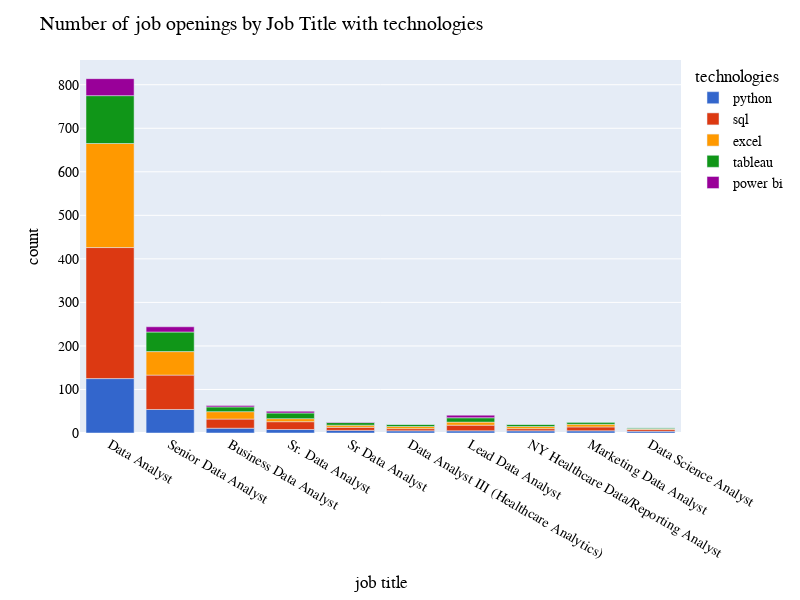

Write notebook code for a chart like this one.
### Code cell
fig = px.bar(df_technology, x='Job Title', y=['python', 'sql', 'excel', 'tableau',
                                             'power bi'],
            color_discrete_sequence=px.colors.qualitative.G10)

fig.update_layout(
    
    height=600, width=800, title_text='Number of job openings by Job Title with technologies',
    xaxis_title='job title', yaxis_title="count",
    legend_title='technologies',
    
    font=dict(
            family="Courier New, monospace",
            size=14,
            color="black"
        
))

### Figure 1 — Plotly figure (JSON) as saved in the notebook; plotly's stock layout.template omitted (floating-point values rounded to 4 significant figures)
{"data": [{"alignmentgroup": "True", "hovertemplate": "variable=python<br>Job Title=%{x}<br>value=%{y}<extra></extra>", "legendgroup": "python", "marker": {"color": "#3366CC", "pattern": {"shape": ""}}, "name": "python", "offsetgroup": "python", "orientation": "v", "showlegend": true, "textposition": "auto", "type": "bar", "x": ["Data Analyst", "Senior Data Analyst", "Business Data Analyst", "Sr. Data Analyst", "Sr Data Analyst", "Data Analyst III (Healthcare Analytics)", "Lead Data Analyst", "NY Healthcare Data/Reporting Analyst", "Marketing Data Analyst", "Data Science Analyst"], "xaxis": "x", "y": [125, 54, 11, 8, 6, 5, 5, 5, 5, 4], "yaxis": "y"}, {"alignmentgroup": "True", "hovertemplate": "variable=sql<br>Job Title=%{x}<br>value=%{y}<extra></extra>", "legendgroup": "sql", "marker": {"color": "#DC3912", "pattern": {"shape": ""}}, "name": "sql", "offsetgroup": "sql", "orientation": "v", "showlegend": true, "textposition": "auto", "type": "bar", "x": ["Data Analyst", "Senior Data Analyst", "Business Data Analyst", "Sr. Data Analyst", "Sr Data Analyst", "Data Analyst III (Healthcare Analytics)", "Lead Data Analyst", "NY Healthcare Data/Reporting Analyst", "Marketing Data Analyst", "Data Science Analyst"], "xaxis": "x", "y": [301, 79, 21, 18, 7, 5, 13, 5, 9, 4], "yaxis": "y"}, {"alignmentgroup": "True", "hovertemplate": "variable=excel<br>Job Title=%{x}<br>value=%{y}<extra></extra>", "legendgroup": "excel", "marker": {"color": "#FF9900", "pattern": {"shape": ""}}, "name": "excel", "offsetgroup": "excel", "orientation": "v", "showlegend": true, "textposition": "auto", "type": "bar", "x": ["Data Analyst", "Senior Data Analyst", "Business Data Analyst", "Sr. Data Analyst", "Sr Data Analyst", "Data Analyst III (Healthcare Analytics)", "Lead Data Analyst", "NY Healthcare Data/Reporting Analyst", "Marketing Data Analyst", "Data Science Analyst"], "xaxis": "x", "y": [239, 54, 17, 7, 5, 5, 7, 5, 6, 2], "yaxis": "y"}, {"alignmentgroup": "True", "hovertemplate": "variable=tableau<br>Job Title=%{x}<br>value=%{y}<extra></extra>", "legendgroup": "tableau", "marker": {"color": "#109618", "pattern": {"shape": ""}}, "name": "tableau", "offsetgroup": "tableau", "orientation": "v", "showlegend": true, "textposition": "auto", "type": "bar", "x": ["Data Analyst", "Senior Data Analyst", "Business Data Analyst", "Sr. Data Analyst", "Sr Data Analyst", "Data Analyst III (Healthcare Analytics)", "Lead Data Analyst", "NY Healthcare Data/Reporting Analyst", "Marketing Data Analyst", "Data Science Analyst"], "xaxis": "x", "y": [110, 45, 11, 13, 6, 5, 10, 5, 5, 2], "yaxis": "y"}, {"alignmentgroup": "True", "hovertemplate": "variable=power bi<br>Job Title=%{x}<br>value=%{y}<extra></extra>", "legendgroup": "power bi", "marker": {"color": "#990099", "pattern": {"shape": ""}}, "name": "power bi", "offsetgroup": "power bi", "orientation": "v", "showlegend": true, "textposition": "auto", "type": "bar", "x": ["Data Analyst", "Senior Data Analyst", "Business Data Analyst", "Sr. Data Analyst", "Sr Data Analyst", "Data Analyst III (Healthcare Analytics)", "Lead Data Analyst", "NY Healthcare Data/Reporting Analyst", "Marketing Data Analyst", "Data Science Analyst"], "xaxis": "x", "y": [39, 12, 3, 4, 1, 0, 6, 0, 0, 0], "yaxis": "y"}], "layout": {"barmode": "relative", "font": {"color": "black", "family": "Courier New, monospace", "size": 14}, "height": 600, "legend": {"title": {"text": "technologies"}, "tracegroupgap": 0}, "margin": {"t": 60}, "title": {"text": "Number of job openings by Job Title with technologies"}, "width": 800, "xaxis": {"anchor": "y", "domain": [0, 1], "title": {"text": "job title"}}, "yaxis": {"anchor": "x", "domain": [0, 1], "title": {"text": "count"}}}}
